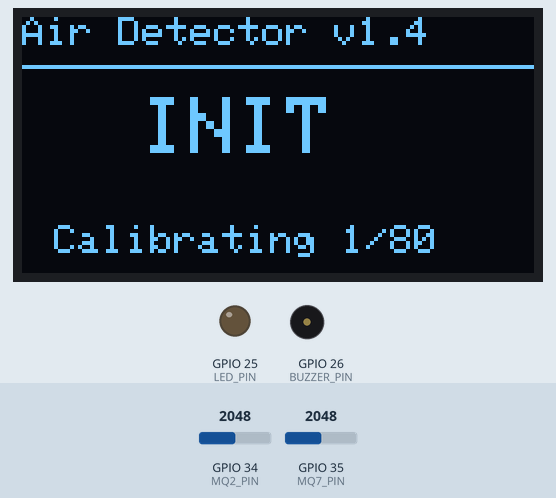
Recording of a sketch running on a simulated ESP32. Parts: 128×64 one-colour display, output pins drawn as LEDs (lit = HIGH), buzzer (waves = sounding, pin HIGH). The test bench sets the inputs (shaded band); at power-on: GPIO 34 (MQ2_PIN) = 2048, GPIO 35 (MQ7_PIN) = 2048. What the sketch prints to the serial monitor is not drawn.

Above: at 0.66 s.
At 2.7 s:
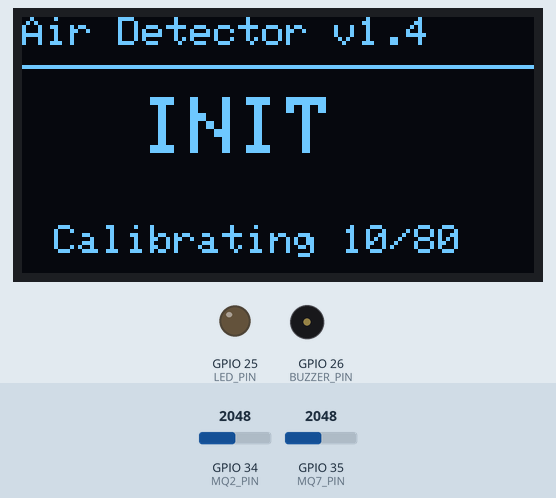
At 4.96 s:
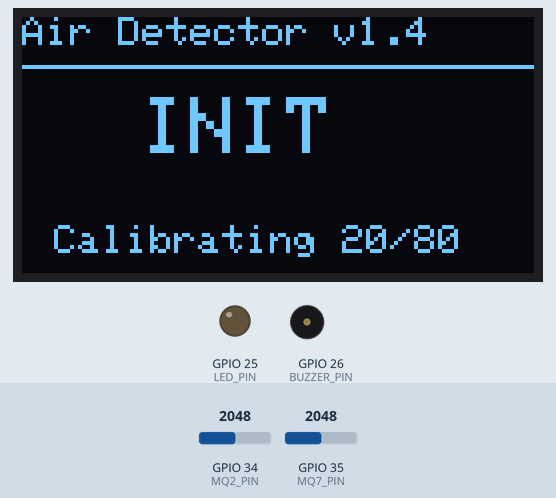
At 9.47 s:
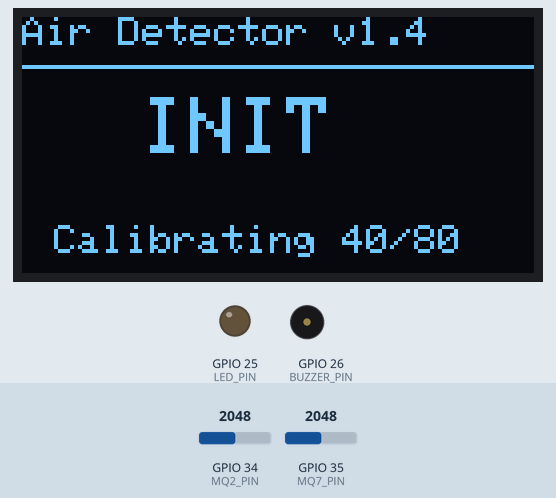
At 13.76 s:
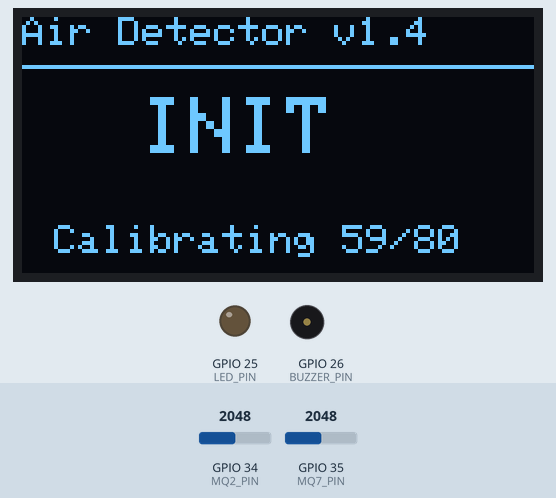
At 18.38 s:
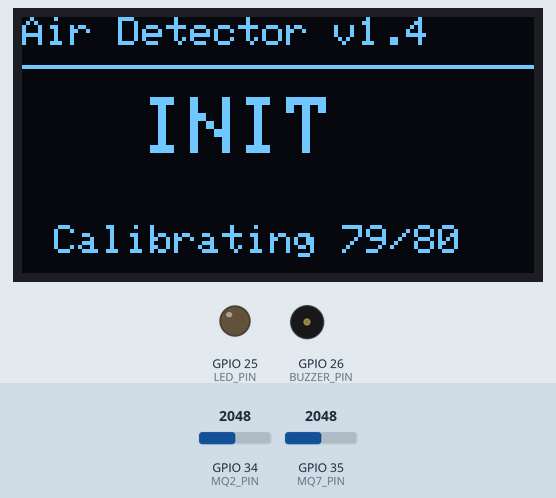

The sketch:

carbon_guardian.ino
```cpp
#include <Wire.h>
#include <Adafruit_GFX.h>
#include <Adafruit_SSD1306.h>
#include <math.h>

// ===================== CẤU HÌNH MÀN HÌNH =====================
#define SCREEN_WIDTH 128
#define SCREEN_HEIGHT 64
Adafruit_SSD1306 display(SCREEN_WIDTH, SCREEN_HEIGHT, &Wire, -1);

// ===================== CHÂN KẾT NỐI =====================
#define MQ7_PIN    35
#define MQ2_PIN    34
#define LED_PIN    25
#define BUZZER_PIN 26   // Active buzzer

// ===================== THÔNG SỐ PHẦN CỨNG =====================
#define RL_MQ7        10.0f
#define RL_MQ2         5.0f
#define ADC_MAX     4095.0f
#define VCC_SENSOR     5.0f
#define VCC_ADC        3.3f
#define DIVIDER_RATIO  1.5f

// ===================== KHỞI TẠO BAN ĐẦU (KHÔNG ĐẾM GIỜ WARMUP) =====================
// Lấy INIT_SAMPLES mẫu để tự tính R0 rồi chạy luôn
#define INIT_SAMPLES   80          // 80 mẫu * 200ms ~ 16 giây

// ===================== HỆ SỐ CURVE =====================
// Lưu ý MQ-7 Flying Fish 5V heater cố định => giá trị tương đối
#define MQ7_CO_A    99.042f
#define MQ7_CO_B    -1.518f
#define MQ2_LPG_A  574.25f
#define MQ2_LPG_B   -2.222f

// ===================== LỌC EMA =====================
#define ALPHA  0.15f

// ===================== NGƯỠNG =====================
// Chỉ báo động khi OVERALL = DANGER
#define CO_WARN       20.0f
#define CO_DANGER     80.0f
#define GAS_WARN     800.0f
#define GAS_DANGER  2500.0f

// Hysteresis chống nhảy mức
#define HYS_CO         6.0f
#define HYS_GAS      120.0f

// ===================== BIẾN TOÀN CỤC =====================
float R0_MQ7 = 10.0f;
float R0_MQ2 = 10.0f;

bool calibrated = false;
bool filter_init = false;

float calib_sum_Rs7 = 0;
float calib_sum_Rs2 = 0;
int calib_count = 0;

float ppmCO_filtered = 0;
float ppmGas_filtered = 0;

enum Level { SAFE = 0, WARN = 1, DANGER = 2 };
Level levelCO = SAFE;
Level levelGas = SAFE;

// ===================== TIỆN ÍCH =====================
const char* levelToStr(Level lv) {
  switch (lv) {
    case SAFE: return "SAFE";
    case WARN: return "WARN";
    case DANGER: return "DANGER";
    default: return "UNK";
  }
}

Level getOverall(Level a, Level b) {
  return (a > b) ? a : b;
}

// ===================== TÍNH Rs =====================
float calculateRs(int raw, float RL) {
  float voltage = raw * (VCC_ADC / ADC_MAX) * DIVIDER_RATIO;
  if (voltage < 0.02f) voltage = 0.02f;
  if (voltage >= VCC_SENSOR) voltage = VCC_SENSOR - 0.02f;
  return RL * (VCC_SENSOR - voltage) / voltage;
}

// ===================== TÍNH GIÁ TRỊ =====================
float ppm_MQ7(float Rs) {
  float ratio = Rs / R0_MQ7;
  if (ratio <= 0) return 0;

  float raw = MQ7_CO_A * pow(ratio, MQ7_CO_B);

  // Offset để nền sạch ~0 thay vì ~99
  float adjusted = raw - MQ7_CO_A;
  if (adjusted < 0) adjusted = 0;
  if (adjusted > 10000) adjusted = 10000;
  return adjusted;
}

float ppm_MQ2(float Rs) {
  float ratio = Rs / R0_MQ2;
  if (ratio <= 0) return 0;
  float ppm = MQ2_LPG_A * pow(ratio, MQ2_LPG_B);
  if (ppm < 0) ppm = 0;
  if (ppm > 10000) ppm = 10000;
  return ppm;
}

// ===================== HYSTERESIS =====================
Level classifyWithHys(float v, Level prev, float warn, float danger, float hys) {
  switch (prev) {
    case SAFE:
      if (v >= danger) return DANGER;
      if (v >= warn) return WARN;
      return SAFE;

    case WARN:
      if (v >= danger) return DANGER;
      if (v < (warn - hys)) return SAFE;
      return WARN;

    case DANGER:
      if (v < (danger - hys)) {
        if (v >= warn) return WARN;
        return SAFE;
      }
      return DANGER;
  }
  return SAFE;
}

// ===================== BUZZER: CHỈ DANGER =====================
// DANGER: 100ms ON, 100ms OFF
void updateBuzzerDangerOnly(bool danger) {
  if (!danger) {
    digitalWrite(BUZZER_PIN, LOW);
    return;
  }
  unsigned long t = millis() % 200;
  digitalWrite(BUZZER_PIN, (t < 100) ? HIGH : LOW);
}

// ===================== OLED INIT =====================
void showInit(int count) {
  display.clearDisplay();

  display.setTextSize(1);
  display.setCursor(0, 0);
  display.print("Air Detector v1.4");
  display.drawLine(0, 12, 127, 12, WHITE);

  display.setTextSize(2);
  display.setCursor(30, 20);
  display.print("INIT");

  display.setTextSize(1);
  display.setCursor(8, 52);
  display.print("Calibrating ");
  display.print(count);
  display.print("/");
  display.print(INIT_SAMPLES);

  display.display();
}

// ===================== OLED DATA =====================
// Dữ liệu bắt đầu từ y>=18 để tránh vùng vàng ở OLED 2 màu
void showDataOLED(float co, float gas, Level lvCO, Level lvGas) {
  Level overall = getOverall(lvCO, lvGas);

  display.clearDisplay();

  display.setTextSize(1);
  display.setCursor(0, 0);
  display.print("Air Detector v1.4");
  display.drawLine(0, 12, 127, 12, WHITE);

  display.setCursor(0, 18);
  display.print("CO : ");
  display.print(co, 0);
  display.print(" ppm");
  display.setCursor(92, 18);
  display.print(levelToStr(lvCO));

  display.setCursor(0, 30);
  display.print("GAS: ");
  display.print(gas, 0);
  display.print(" ppm");
  display.setCursor(92, 30);
  display.print(levelToStr(lvGas));

  display.drawLine(0, 42, 127, 42, WHITE);
  display.setCursor(0, 46);
  display.print("STATUS:");

  display.setTextSize(2);
  display.setCursor(48, 48);
  display.print(levelToStr(overall));

  display.display();
}

// ===================== SETUP =====================
void setup() {
  Serial.begin(115200);
  delay(500);

  pinMode(LED_PIN, OUTPUT);
  pinMode(BUZZER_PIN, OUTPUT);
  digitalWrite(LED_PIN, LOW);
  digitalWrite(BUZZER_PIN, LOW);

  Wire.begin(21, 22);

  if (!display.begin(SSD1306_SWITCHCAPVCC, 0x3C)) {
    Serial.println("[ERROR] OLED khong tim thay!");
    while (true) delay(1000);
  }

  display.clearDisplay();
  display.setTextColor(WHITE);

  Serial.println("=== Air Detector v1.4 ===");
  Serial.println("Init calibration (khong dem gio warmup)...");
}

// ===================== LOOP =====================
void loop() {
  int raw7 = analogRead(MQ7_PIN);
  int raw2 = analogRead(MQ2_PIN);

  float Rs7 = calculateRs(raw7, RL_MQ7);
  float Rs2 = calculateRs(raw2, RL_MQ2);

  // -------- INIT CALIB (không có timer warmup) --------
  if (!calibrated) {
    calib_sum_Rs7 += Rs7;
    calib_sum_Rs2 += Rs2;
    calib_count++;

    if (calib_count >= INIT_SAMPLES) {
      R0_MQ7 = calib_sum_Rs7 / calib_count;
      R0_MQ2 = calib_sum_Rs2 / calib_count;

      if (R0_MQ7 < 0.1f) R0_MQ7 = 0.1f;
      if (R0_MQ2 < 0.1f) R0_MQ2 = 0.1f;

      calibrated = true;

      Serial.println("=== CALIBRATION DONE ===");
      Serial.printf("R0_MQ7 = %.2f kOhm\n", R0_MQ7);
      Serial.printf("R0_MQ2 = %.2f kOhm\n", R0_MQ2);
      Serial.println("========================");
    } else {
      showInit(calib_count);
      if (calib_count % 10 == 0) {
        Serial.printf("[INIT] %d/%d | Rs7=%.2f Rs2=%.2f\n",
                      calib_count, INIT_SAMPLES, Rs7, Rs2);
      }
    }

    delay(200);
    return;
  }

  // -------- TÍNH GIÁ TRỊ --------
  float ppmCO = ppm_MQ7(Rs7);   // nền sạch gần 0
  float ppmGas = ppm_MQ2(Rs2);

  if (!filter_init) {
    ppmCO_filtered = ppmCO;
    ppmGas_filtered = ppmGas;
    filter_init = true;
  } else {
    ppmCO_filtered = ALPHA * ppmCO + (1.0f - ALPHA) * ppmCO_filtered;
    ppmGas_filtered = ALPHA * ppmGas + (1.0f - ALPHA) * ppmGas_filtered;
  }

  // -------- PHÂN LOẠI --------
  levelCO = classifyWithHys(ppmCO_filtered, levelCO, CO_WARN, CO_DANGER, HYS_CO);
  levelGas = classifyWithHys(ppmGas_filtered, levelGas, GAS_WARN, GAS_DANGER, HYS_GAS);

  Level overall = getOverall(levelCO, levelGas);
  bool danger = (overall == DANGER); // CHỈ DANGER mới báo động

  // -------- CẢNH BÁO --------
  digitalWrite(LED_PIN, danger ? HIGH : LOW);
  updateBuzzerDangerOnly(danger);

  // -------- OLED --------
  showDataOLED(ppmCO_filtered, ppmGas_filtered, levelCO, levelGas);

  // -------- SERIAL --------
  Serial.printf("[DATA] CO: %.1f (%s) | GAS: %.1f (%s) | OVERALL: %s | raw7=%d raw2=%d\n",
                ppmCO_filtered, levelToStr(levelCO),
                ppmGas_filtered, levelToStr(levelGas),
                levelToStr(overall), raw7, raw2);

  delay(200);
}
```

Measured:
- what the display in image 5 shows lasts 0.4 s, from 18.2 s to 18.6 s
